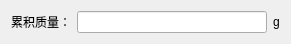
   <widget class="QWidget" name="">
    <property name="geometry">
     <rect>
      <x>350</x>
      <y>130</y>
      <width>291</width>
      <height>41</height>
     </rect>
    </property>
    <layout class="QGridLayout" name="gridLayout_3">
     <item row="1" column="0">
      <widget class="QLabel" name="label_8">
       <property name="text">
        <string>累积质量：</string>
       </property>
      </widget>
     </item>
     <item row="1" column="1">
      <widget class="QLineEdit" name="leSumQuality">
       <property name="text">
        <string/>
       </property>
      </widget>
     </item>
     <item row="1" column="2">
      <widget class="QLabel" name="label_6">
       <property name="text">
        <string>g</string>
       </property>
      </widget>
     </item>
     <item row="0" column="1">
      <spacer name="verticalSpacer_5">
       <property name="orientation">
        <enum>Qt::Vertical</enum>
       </property>
       <property name="sizeHint" stdset="0">
        <size>
         <width>20</width>
         <height>40</height>
        </size>
       </property>
      </spacer>
     </item>
     <item row="2" column="1">
      <spacer name="verticalSpacer_6">
       <property name="orientation">
        <enum>Qt::Vertical</enum>
       </property>
       <property name="sizeHint" stdset="0">
        <size>
         <width>20</width>
         <height>40</height>
        </size>
       </property>
      </spacer>
     </item>
    </layout>
   </widget>
